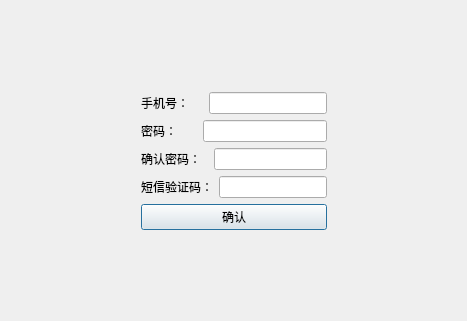
<?xml version="1.0" encoding="UTF-8"?>
<ui version="4.0">
 <class>register</class>
 <widget class="QDialog" name="register">
  <property name="geometry">
   <rect>
    <x>0</x>
    <y>0</y>
    <width>467</width>
    <height>321</height>
   </rect>
  </property>
  <property name="windowTitle">
   <string>Dialog</string>
  </property>
  <layout class="QGridLayout" name="gridLayout">
   <item row="0" column="2">
    <spacer name="verticalSpacer_2">
     <property name="orientation">
      <enum>Qt::Vertical</enum>
     </property>
     <property name="sizeHint" stdset="0">
      <size>
       <width>20</width>
       <height>65</height>
      </size>
     </property>
    </spacer>
   </item>
   <item row="1" column="0">
    <spacer name="horizontalSpacer">
     <property name="orientation">
      <enum>Qt::Horizontal</enum>
     </property>
     <property name="sizeHint" stdset="0">
      <size>
       <width>34</width>
       <height>20</height>
      </size>
     </property>
    </spacer>
   </item>
   <item row="1" column="1">
    <spacer name="horizontalSpacer_2">
     <property name="orientation">
      <enum>Qt::Horizontal</enum>
     </property>
     <property name="sizeHint" stdset="0">
      <size>
       <width>34</width>
       <height>20</height>
      </size>
     </property>
    </spacer>
   </item>
   <item row="1" column="2">
    <layout class="QVBoxLayout" name="verticalLayout">
     <item>
      <layout class="QHBoxLayout" name="horizontalLayout">
       <item>
        <widget class="QLabel" name="label">
         <property name="text">
          <string>手机号：    </string>
         </property>
        </widget>
       </item>
       <item>
        <widget class="QLineEdit" name="lineEdit"/>
       </item>
      </layout>
     </item>
     <item>
      <layout class="QHBoxLayout" name="horizontalLayout_2">
       <item>
        <widget class="QLabel" name="label_2">
         <property name="text">
          <string>密码：      </string>
         </property>
        </widget>
       </item>
       <item>
        <widget class="QLineEdit" name="lineEdit_2">
         <property name="echoMode">
          <enum>QLineEdit::Password</enum>
         </property>
        </widget>
       </item>
      </layout>
     </item>
     <item>
      <layout class="QHBoxLayout" name="horizontalLayout_3">
       <item>
        <widget class="QLabel" name="label_3">
         <property name="text">
          <string>确认密码：  </string>
         </property>
        </widget>
       </item>
       <item>
        <widget class="QLineEdit" name="lineEdit_3">
         <property name="echoMode">
          <enum>QLineEdit::Password</enum>
         </property>
        </widget>
       </item>
      </layout>
     </item>
     <item>
      <layout class="QHBoxLayout" name="horizontalLayout_4">
       <item>
        <widget class="QLabel" name="label_4">
         <property name="text">
          <string>短信验证码：</string>
         </property>
        </widget>
       </item>
       <item>
        <widget class="QLineEdit" name="lineEdit_4"/>
       </item>
      </layout>
     </item>
     <item>
      <widget class="QPushButton" name="pushButton">
       <property name="text">
        <string>确认</string>
       </property>
      </widget>
     </item>
    </layout>
   </item>
   <item row="1" column="3">
    <spacer name="horizontalSpacer_4">
     <property name="orientation">
      <enum>Qt::Horizontal</enum>
     </property>
     <property name="sizeHint" stdset="0">
      <size>
       <width>34</width>
       <height>20</height>
      </size>
     </property>
    </spacer>
   </item>
   <item row="1" column="4">
    <spacer name="horizontalSpacer_3">
     <property name="orientation">
      <enum>Qt::Horizontal</enum>
     </property>
     <property name="sizeHint" stdset="0">
      <size>
       <width>34</width>
       <height>20</height>
      </size>
     </property>
    </spacer>
   </item>
   <item row="2" column="2">
    <spacer name="verticalSpacer">
     <property name="orientation">
      <enum>Qt::Vertical</enum>
     </property>
     <property name="sizeHint" stdset="0">
      <size>
       <width>20</width>
       <height>64</height>
      </size>
     </property>
    </spacer>
   </item>
  </layout>
 </widget>
 <resources/>
 <connections/>
</ui>
